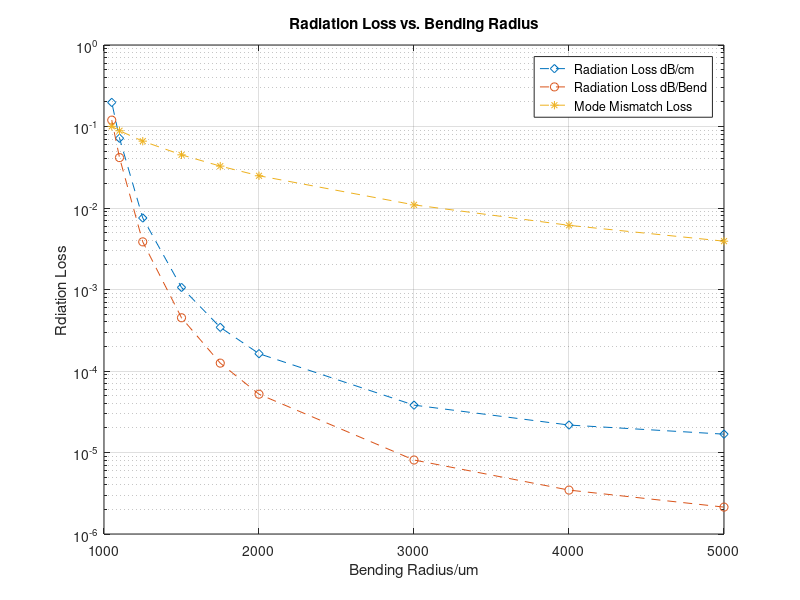

Reproduce this figure in MATLAB.

% load('2um_Ormoclad_3um_TOX_bending_loss_for_computation_area_of_8_8um.mat');
% coupling_loss=1-power_coupling;
% plot(radii,LossPerBend,"d");title("Loss per bend");
% 
% %plot(radii,coupling_loss,"o");title("coupling loss");
% plot(radii,TM0_modeoverlap,"d");
load('Only_3um_TOX_bending_loss_for_computation_area_of_8_8um.mat')
%radiation loss per cm
semilogy(radii,TM0_PLOSS,"d");xlabel("Bending Radius");ylabel("Rdiation Loss db/cm");title("Radiation Loss vs. Bending Radius")
grid on;

%%
%Rdiation Loss per bend
for i=1:length(radii)
    TM0_PLOSS_per_bend(i)=TM0_PLOSS(i)*radii(i)*2*pi/4/1000;
end
semilogy(radii,TM0_PLOSS_per_bend,"d",radii,TM0_PLOSS,"o");xlabel("Bending Radius/um");ylabel("Rdiation Loss");title("Radiation Loss vs. Bending Radius")
legend("Radiation Loss dB/cm","Radiation Loss dB/Bend")
grid on;
%% Mode overlap loss
TM0_overlap_loss=-pow2db(TM0_modeoverlap.^2);
plot(radii,TM0_overlap_loss,"d");xlabel("Bending Radius/um");ylabel("Mode Mismatch Loss");title("Mode Mismatch Loss vs. Bending Radius")
grid on;

%% total loss
semilogy(radii,TM0_PLOSS_per_bend,"--d",radii,TM0_PLOSS,"--o", radii, TM0_overlap_loss,"--*");xlabel("Bending Radius/um");ylabel("Rdiation Loss");title("Radiation Loss vs. Bending Radius")
legend("Radiation Loss dB/cm","Radiation Loss dB/Bend","Mode Mismatch Loss");

grid on;


